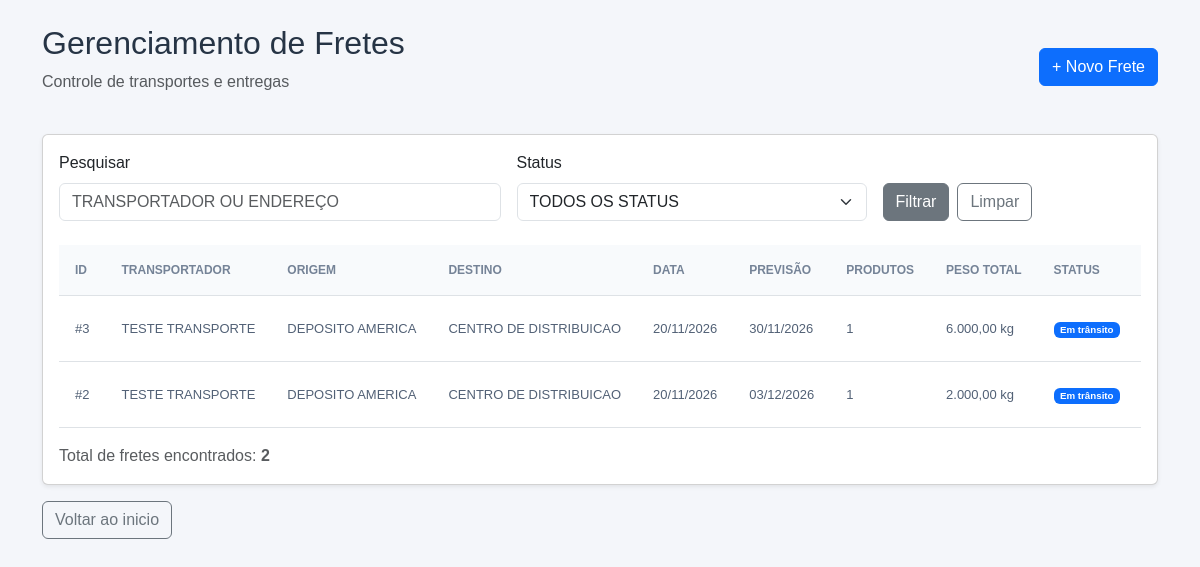
/fretes/index.php, run on the app's committed database.
### tables this page shows
CREATE TABLE `fretes` (
  `id` int(11) NOT NULL,
  `transportador_id` int(11) NOT NULL,
  `origem_id` int(11) NOT NULL,
  `destino_id` int(11) NOT NULL,
  `data_frete` date NOT NULL,
  `previsao_entrega` date DEFAULT NULL,
  `status` enum('Pendente','Em trânsito','Entregue','Cancelado') DEFAULT 'Pendente',
  `observacoes` text DEFAULT NULL,
  `criado_em` timestamp NULL DEFAULT current_timestamp()
);

CREATE TABLE `transportadores` (
  `id` int(11) NOT NULL,
  `nome` varchar(150) NOT NULL,
  `tipo` enum('PF','PJ') DEFAULT 'PF',
  `documento` varchar(20) DEFAULT NULL,
  `telefone` varchar(20) DEFAULT NULL,
  `email` varchar(150) DEFAULT NULL,
  `tipo_veiculo` varchar(100) DEFAULT NULL,
  `placa` varchar(10) DEFAULT NULL,
  `capacidade_kg` decimal(10,2) DEFAULT NULL,
  `ativo` tinyint(1) DEFAULT 1,
  `criado_em` timestamp NULL DEFAULT current_timestamp()
);

CREATE TABLE `enderecos` (
  `id` int(11) NOT NULL,
  `identificacao` varchar(100) NOT NULL,
  `destinatario` varchar(150) DEFAULT NULL,
  `cep` varchar(9) DEFAULT NULL,
  `rua` varchar(150) NOT NULL,
  `numero` varchar(20) DEFAULT NULL,
  `complemento` varchar(100) DEFAULT NULL,
  `bairro` varchar(100) DEFAULT NULL,
  `cidade` varchar(100) NOT NULL,
  `estado` char(2) NOT NULL,
  `referencia` varchar(255) DEFAULT NULL,
  `criado_em` timestamp NULL DEFAULT current_timestamp()
);

### fretes/index.php (the view, shortened to what this page needs)
<?php
require_once __DIR__ . '/../config/database.php';
$busca = trim($_GET['busca'] ?? '');
$sql = "
    SELECT
        f.*,
        t.nome AS transportador,
        o.identificacao AS origem,
        d.identificacao AS destino,
        COUNT(DISTINCT fp.id) AS total_itens,
        COALESCE(SUM(fp.quantidade * p.peso_kg), 0) AS peso_total
    FROM fretes f
    INNER JOIN transportadores t ON t.id = f.transportador_id
    INNER JOIN enderecos o ON o.id = f.origem_id
    INNER JOIN enderecos d ON d.id = f.destino_id
    LEFT JOIN frete_produtos fp ON fp.frete_id = f.id
    LEFT JOIN produtos p ON p.id = fp.produto_id
    WHERE 1=1
";
$params = [];
$sql .= "
    GROUP BY f.id
    ORDER BY f.data_frete DESC, f.id DESC
";
$stmt = $pdo->prepare($sql);
$stmt->execute($params);
$fretes = $stmt->fetchAll();
function e($valor) {
    return htmlspecialchars((string) $valor, ENT_QUOTES, 'UTF-8');
}
?>
<!DOCTYPE html>
<html lang="pt-br">
<head>
    <link href="https://cdn.jsdelivr.net/npm/bootstrap@5.3.3/dist/css/bootstrap.min.css" rel="stylesheet">
    <link rel="stylesheet" href="../assets/css/style.css">
</head>
<body>
<div class="container py-4">
    <div class="d-flex justify-content-between align-items-center mb-4">
        <div>
            <h2>Gerenciamento de Fretes</h2>
            <p class="text-muted">Controle de transportes e entregas</p>
        </div>
        <a href="criar.php" class="btn btn-primary">
            + Novo Frete
        </a>
    </div>
    <div class="card shadow-sm">
        <div class="card-body">
            <form method="GET" class="row g-3 mb-4">
                <div class="col-md-5">
                    <label class="form-label">Pesquisar</label>
                    <input
                        type="text"
                        name="busca"
                        class="form-control"
                        placeholder="Transportador ou endereço"
                        value="<?= e($busca) ?>"
                    >
                </div>
                <div class="col-md-4">
                    <label class="form-label">Status</label>
                    <select name="status" class="form-select">
                        <option value="">Todos os status</option>
                    </select>
                </div>
                <div class="col-md-3 d-flex align-items-end gap-2">
                    <button type="submit" class="btn btn-secondary">
                        Filtrar
                    </button>
                    <a href="index.php" class="btn btn-outline-secondary">
                        Limpar
                    </a>
                </div>
            </form>
            <div class="table-responsive">
                <table class="table table-hover align-middle">
                    <thead>
                        <tr>
                            <th>ID</th>
                            <th>Transportador</th>
                            <th>Origem</th>
                            <th>Destino</th>
                            <th>Data</th>
                            <th>Previsão</th>
                            <th>Produtos</th>
                            <th>Peso Total</th>
                            <th>Status</th>
                            <th>Ações</th>
                        </tr>
                    </thead>
                    <tbody>
                    <?php if (count($fretes) > 0): ?>
                        <?php foreach ($fretes as $frete): ?>
                            <tr>
                                <td>#<?= (int)$frete['id'] ?></td>
                                <td><?= e($frete['transportador']) ?></td>
                                <td><?= e($frete['origem']) ?></td>
                                <td><?= e($frete['destino']) ?></td>
                                <td>
                                    <?= date('d/m/Y', strtotime($frete['data_frete'])) ?>
                                </td>
                                <td>
                                    <?= $frete['previsao_entrega']
                                        ? date('d/m/Y', strtotime($frete['previsao_entrega']))
                                        : '-' ?>
                                </td>
                                <td><?= (int)$frete['total_itens'] ?></td>
                                <td>
                                    <?= number_format((float)$frete['peso_total'], 2, ',', '.') ?> kg
                                </td>
                                <td>
                                    <?php
                                    $cores = [
                                        'Pendente' => 'warning',
                                        'Em trânsito' => 'primary',
                                        'Entregue' => 'success',
                                        'Cancelado' => 'danger'
                                    ];
                                    $cor = $cores[$frete['status']] ?? 'secondary';
                                    ?>
                                    <span class="badge bg-<?= $cor ?>">
                                        <?= e($frete['status']) ?>
                                    </span>
                                </td>
                                <td>
                                </td>
                            </tr>
                        <?php endforeach; ?>
                    <?php endif; ?>
                    </tbody>
                </table>
            </div>
            <p class="text-muted mb-0">
                Total de fretes encontrados:
                <strong><?= count($fretes) ?></strong>
            </p>
        </div>
    </div>
    <div class="mt-3">
        <a href="../index.php" class="btn btn-outline-secondary">
            Voltar ao inicio
        </a>
    </div>
</div>
</body>
</html>

### assets/css/style.css (style rules this page uses)
* { margin: 0; padding: 0; box-sizing: border-box; }
body { background: #f4f6fa; font-family: Arial, Helvetica, sans-serif; color: #263445; }
.table thead th { background: #f8fafc; color: #758397; font-size: 12px; text-transform: uppercase; padding: 16px; white-space: nowrap; }
.table tbody td { padding: 17px 16px; font-size: 13px; color: #526176; white-space: nowrap; }
.form-control, .form-select, textarea { text-transform: uppercase; }

### data on the page
fretes: id "3", transportador.nome "TESTE TRANSPORTE", origem.identificacao "DEPOSITO AMERICA", destino.identificacao "CENTRO DE DISTRIBUICAO", data_frete "20/11/2026", previsao_entrega "30/11/2026", total_itens "1", peso_total "6.000,00", status "Em trânsito"
fretes: id "2", transportador.nome "TESTE TRANSPORTE", origem.identificacao "DEPOSITO AMERICA", destino.identificacao "CENTRO DE DISTRIBUICAO", data_frete "20/11/2026", previsao_entrega "03/12/2026", total_itens "1", peso_total "2.000,00", status "Em trânsito"

### other printed values
count($fretes) "2"
